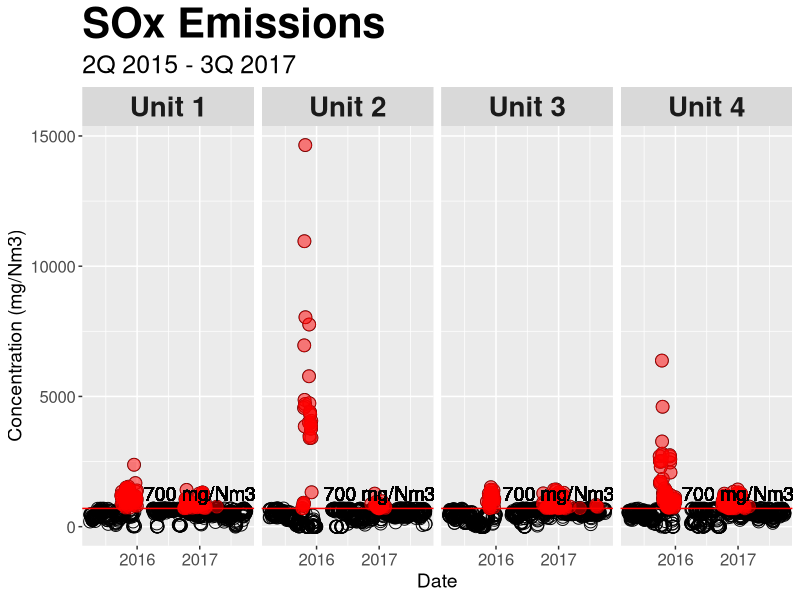
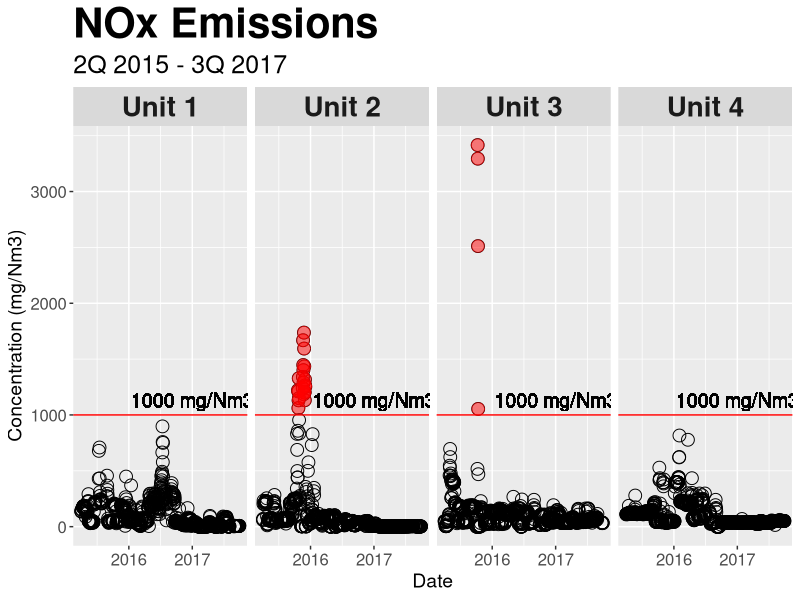
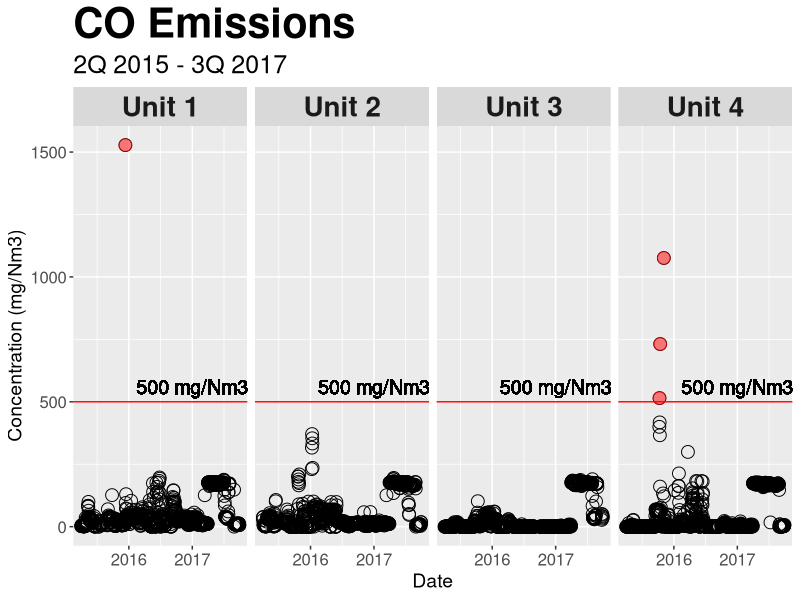
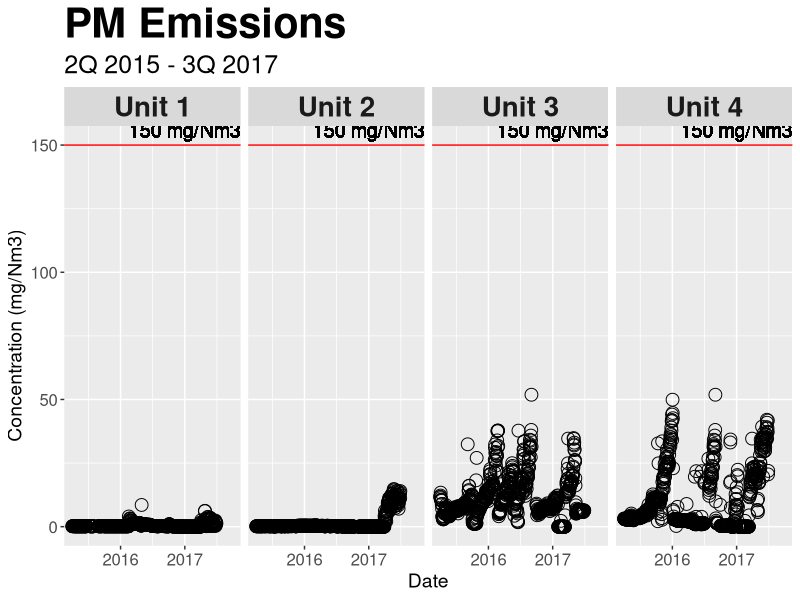
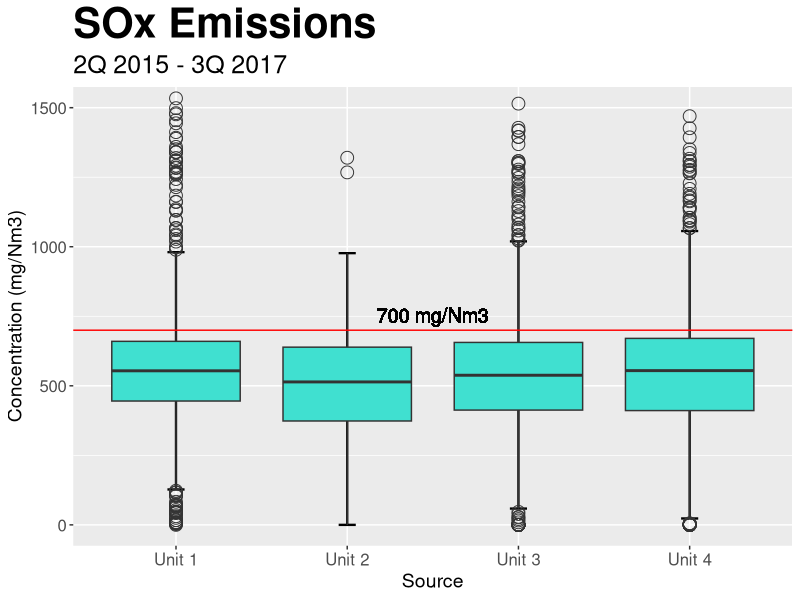
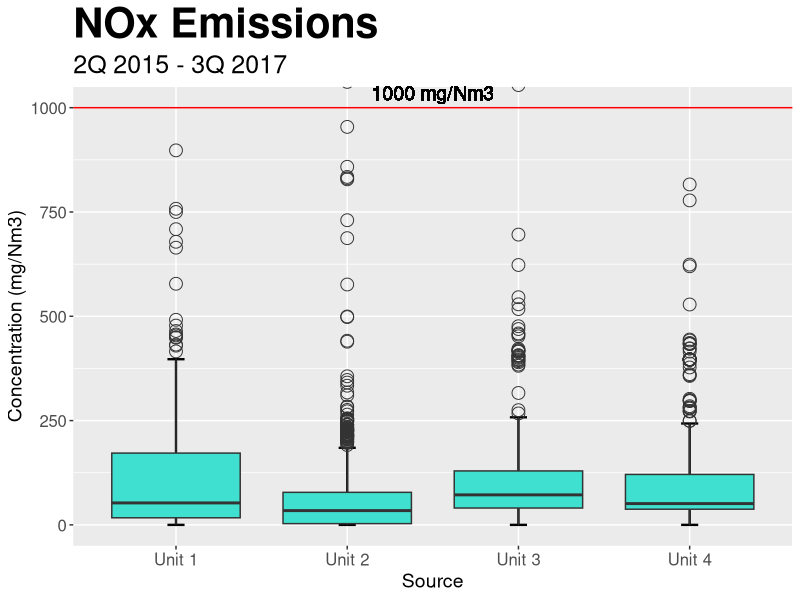
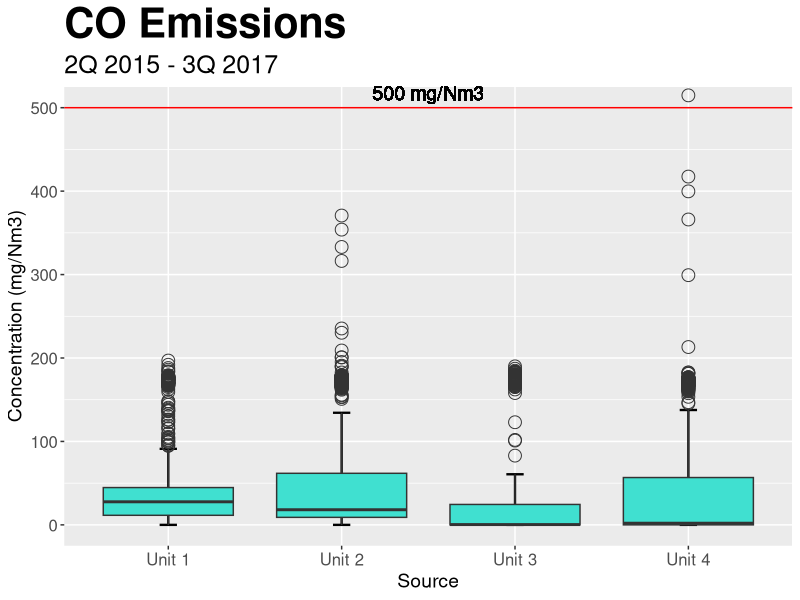
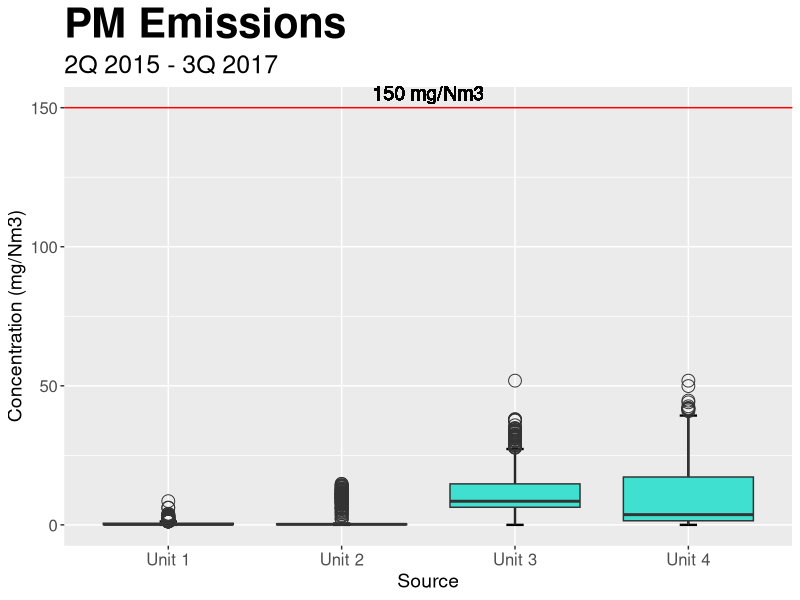

Source code (R) for these figures, in order:
library(readxl)
library(dplyr)
library(lubridate)
library(ggplot2)


## let i refer to Pollutant
## let j refer to Pollutant Source (Plant Unit/Train)

## Combine data in one list for looping       
train <- c("Unit 1", "Unit 2", "Unit 3", "Unit 4")
data <- list()
for (j in 1:4) {
        data[[j]] <- read_xlsx("Plant-Emissions.xlsx",
                sheet = train[j], na = c("", "NT", "S/D", "T/A"))
        data[[j]][,"Date"] <- as.Date(data[[j]]$Date)
}
names(data) <- train

## Add periods for plotting
pos <- as.Date("1/1/2017", format = "%m/%d/%Y") 
for (j in 1:4) {
        data[[j]] <- mutate(data[[j]], Source = as.factor(train[j]),
                Year = as.factor(year(Date)),
                Quarter = as.factor(paste0(Year, " ", quarter(Date), "Q"))
        )
}

## Combine data in one data frame for plotting
full <- data.frame()
for (j in 1:4) {
        full <- rbind(full, data[[j]])
}


## Create Plots

## Create "pol" data frame for looping
pol <- data.frame(
        type = c("SOx", "NOx", "CO", "PM"),
        Dlim = c(700, 1000, 500, 150),
        stringsAsFactors = FALSE
)

th <- theme(plot.title = element_text(size = 30, face = "bold"),
            plot.subtitle = element_text(size = 18),
            axis.text = element_text(size = 12),
            axis.title = element_text(size = 14),
            strip.text.x = element_text(face = "bold", size = 20))
labs <- labs(subtitle = "2Q 2015 - 3Q 2017", y = "Concentration (mg/Nm3)")
ticks <- scale_x_date(breaks = as.Date(c("1/1/2016", "1/1/2017"),
        format = "%m/%d/%Y"), labels = c("2016", 2017))


## 1. Create Scatter Plots for Exploratory Analysis
for (i in 1:4){
        png(paste("Scatter", pol$type[i], ".png"),
                width = 640, height = 480) 
        print({
                ggplot(full, aes_string(x = "Date", y = pol$type[i])) +
                facet_grid(facets = . ~ Source) + th + labs + ticks +
                geom_point(shape = 1, size = 4) +
                geom_point(data = filter_(full,
                                paste(pol$type[i], ">", pol$Dlim[i])),
                        col = "red", alpha = 0.5, size = 4) +
                geom_hline(yintercept = pol$Dlim[i], col = "red") +  
                geom_text(aes(x = pos, y = pol$Dlim[i],
                        label = paste(pol$Dlim[i], "mg/Nm3"),
                        vjust = -0.5), size = 5) +     
                labs(title = paste(pol$type[i], "Emissions")) 
        })   
        dev.off()
}

## Massive SOx and NOx outliers were submitted in the company's self-monitoring 
## reports for 4th quarter 2015. Even though the magnitude indicate these are 
## highly probable erroneous data, these data cannot be removed from the presentation 
## as these were already submitted to regulatory bodies. Instead, the plots were 
## bound using limits in the y-axes to avoid the outliers to squish the plots down.

pol <- mutate(pol, ylim = c(1500, 1000, 500, 150))


## 2. Create bound box plots per whole Time
for (i in 1:4){
        png(paste("BoxT", pol$type[i], ".png"),
            width = 640, height = 480) 
        print({
                ggplot(full, aes_string(x = "Source", y = pol$type[i])) + th + labs +
                coord_cartesian(ylim = c(0, pol$ylim[i])) +
                stat_boxplot(geom ="errorbar", width = 0.1, size = 0.8) +
                geom_boxplot(fill = "turquoise", outlier.size = 4,
                        outlier.shape = 1) +
                geom_hline(yintercept = pol$Dlim[i], col = "red") +
                geom_text(aes(x = 2.5, y = pol$Dlim[i],
                        label = paste(pol$Dlim[i], "mg/Nm3"),
                        vjust = -0.5), size = 5) +
                labs(title = paste(pol$type[i], "Emissions"))
        })
        dev.off()
}

## For SOx almost all values above the 3rd quartile of all Units exceed limits.
## These plots do not show that the company had been fully compliant since the 
## last quarters of 2017.



## 3. Create bound box plots per year
for (i in 1:4){
        png(paste("BoxY", pol$type[i], ".png"),
            width = 640, height = 480) 
        print({
                ggplot(full, aes_string(x = "Year", y = pol$type[i])) +
                facet_grid(facets = . ~ Source) + th + labs +
                coord_cartesian(ylim = c(0, pol$ylim[i])) +
                stat_boxplot(geom ="errorbar", width = 0.1, size = 0.8) +
                geom_boxplot(fill = "turquoise", outlier.size = 4,
                        outlier.shape = 1) +
                geom_hline(yintercept = pol$Dlim[i], col = "red") +
                geom_text(aes(x = 2.5, y = pol$Dlim[i],
                        label = paste(pol$Dlim[i], "mg/Nm3"),
                        vjust = -0.5), size = 5) +
                labs(title = paste(pol$type[i], "Emissions"))
        })
        dev.off()
}

## Even though box plots plotted per year already shows the great improvement of
## the company in following regulatory limits by year 2017, it did not show the
## progressive improvement within 2017 particularly in SOx for which 2017 box
## plots still have whiskers extending beyond the regulatory limits.


## 4. Create bound box plots per quarter
for (j in 1:4) {
        for (i in 1:4){
                png(paste("BoxQ", pol$type[i], train[j], ".png"),
                        width = 640, height = 480)
                print({
                ggplot(data[[j]], aes_string(x = "Quarter", y = pol$type[i])) +
                coord_cartesian(ylim = c(0, pol$ylim[i])) + th + labs +
                stat_boxplot(geom ="errorbar", width = 0.1, size = 0.8) +
                geom_boxplot(fill = "turquoise", outlier.size = 4,
                        outlier.shape = 1) +
                geom_hline(yintercept = pol$Dlim[i], col = "red") +
                geom_text(aes(x = 2.5, y = pol$Dlim[i],
                        label = paste(pol$Dlim[i], "mg/Nm3"),
                        vjust = -0.5), size = 5) +
                labs(title = paste(train[j], pol$type[i], "Emissions"))
                })
                dev.off()
        }
}

## Plotting per quarter highlights the effect of extreme outlier data for
## 2015 4th Quarter SOx values of all Units.


## 5. Create bound box plots per year in 2015-2016; quarter in 2017

full <- mutate(full, Period = ifelse(Date < pos, levels(Year)[Year], 
        levels(Quarter)[Quarter]))

for (i in 1:4){
        png(paste("BoxP", pol$type[i], ".png"),
            width = 1120, height = 480) 
        print({
                ggplot(full, aes_string(x = "Period", y = pol$type[i])) +
                facet_grid(facets = . ~ Source) + th + labs +
                coord_cartesian(ylim = c(0, pol$ylim[i])) +
                stat_boxplot(geom ="errorbar", width = 0.1, size = 0.8) +
                geom_boxplot(fill = "turquoise", outlier.size = 4,
                     outlier.shape = 1) +
                geom_hline(yintercept = pol$Dlim[i], col = "red") +
                geom_text(aes(x = 2.5, y = pol$Dlim[i],
                      label = paste(pol$Dlim[i], "mg/Nm3"),
                      vjust = -0.5), size = 5) +
                labs(title = paste(pol$type[i], "Emissions"))
        })
        dev.off()
}

## When data are plotted yearly in 2015 & 201 and quarterly in 2017, almost all 
## of the box plots now have whiskers below regulatory limits. The medians are 
## also progressing downwards from 1Q to 3Q 2017. 

## These are the final plots proposed to management and which they found acceptable.



## EXTRA: Analyze Exceedances
     
exlist <- list()
for (i in 1:4) {
        exlist[[i]] <- filter_(full, paste(pol$type[i], ">", pol$Dlim[i]))
}
names(exlist) <- c("exSOx", "exNOx", "exCO", "exPM")

exdata <- data.frame()
for (i in 1:4) {
        exdata <- distinct(bind_rows(exdata, exlist[[i]]))
}

write.csv(exdata, file = "Plant-Emissions-exceedances.csv", row.names = FALSE)

## END

